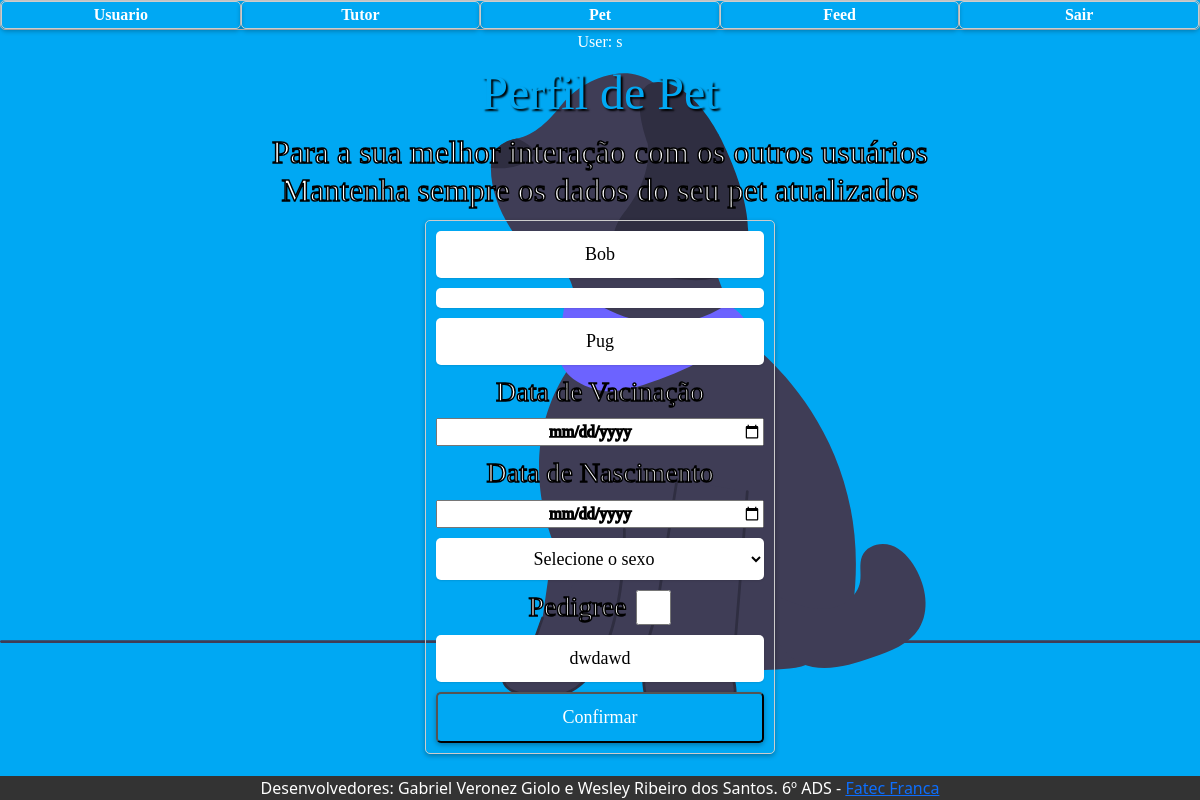
/perfil/pet/ (signed in), run on an earlier commit of the app's database.
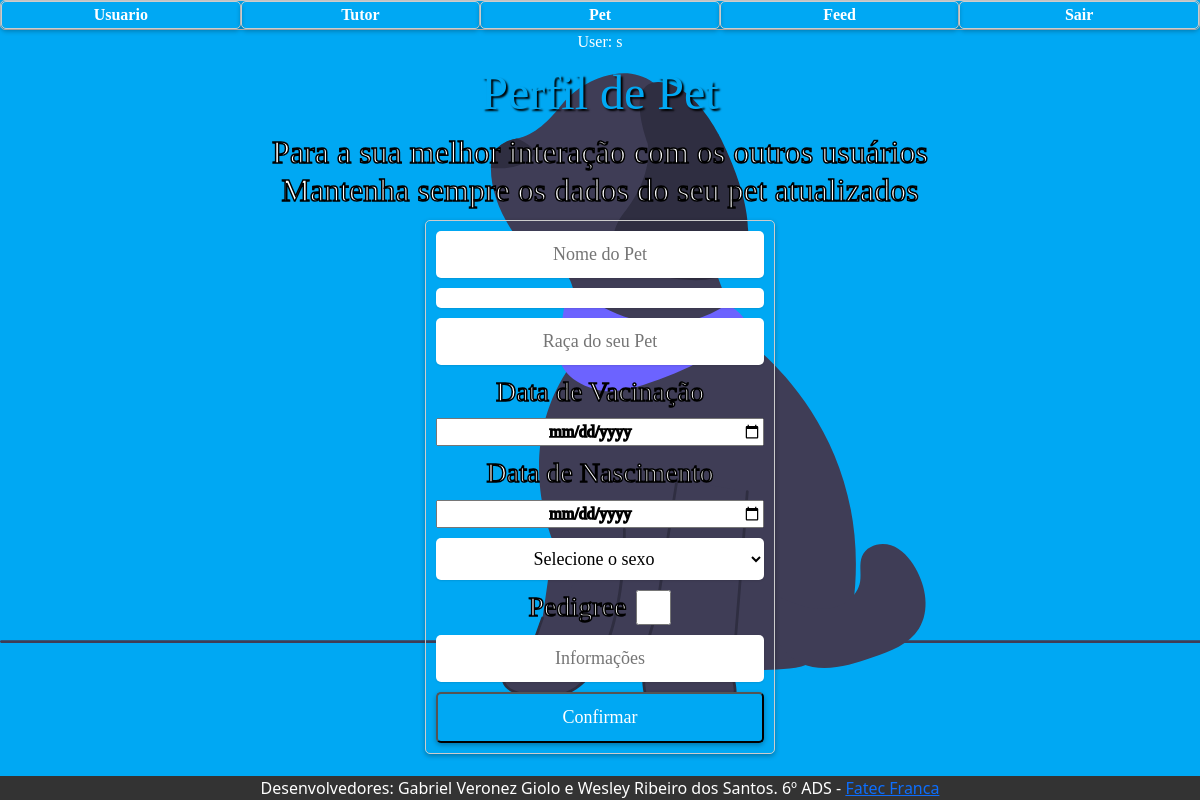
And on a later commit of the database.
### perfil/models.py (models this page shows, shortened)
class Pet(models.Model):
    SEXO_CHOICES = (('F', 'Feminino'), ('M', 'Masculino'))
    user = models.ForeignKey(User, on_delete=models.CASCADE) # user é obrigatório e deleta dados relacionados
    pet = models.CharField(max_length=100)
    fotos = models.ImageField(upload_to='pet_photos/', null=True, blank=True)  # Altere 'pet_photos/' para o diretório desejado
    raca = models.CharField(max_length=50)
    dtVaci = models.DateField()
    dtNasc = models.DateField()
    sexo = models.CharField(max_length=1, choices=SEXO_CHOICES)
    pedigree = models.BooleanField(default=False)  # Valor padrão adicionado
    obs = models.TextField(null=True, blank=True)

### perfil/views.py (the view, shortened to what this page needs)
# urls.py: path('pet/', views.pet, name="pet"),
def pet(request):
    if not request.user.is_authenticated:
        return redirect('/')
    if request.method == "GET":
        dados_pet = Pet.objects.filter(user=request.user).first()
        if dados_pet:
            return render(request, 'pet.html', {'pet': dados_pet})
        else:
            return render(request, 'pet.html', {'pet': None}) #('','','')})

### perfil/templates/pet.html (shortened to what this page needs)
{% extends 'base.html' %}{% load static %}
{% block 'cabecalho' %} <link rel="stylesheet" href="{% static 'perfil/css/pet.css'%}"> {% endblock %}
{% block 'conteudo' %}
    <div class="container">
        <h3 class="slogan">Perfil de Pet</h3>
        <h2 class='texto'>Para a sua melhor interação com os outros usuários<br>
            Mantenha sempre os dados do seu pet atualizados</h2>
        <form class="form" action="{% url 'pet' %}" method="POST">{% csrf_token %}
            <input class="input" type="texto" name="pet" placeholder="Nome do Pet" required value="{{pet.pet}}" autofocus>
            <input class="input" type="image" id="fotos" placeholder="Adicionar..." required value="{{ fotos }}">
            <input class="input" type="texto" name="raca" placeholder="Raça do seu Pet" required value="{{pet.raca}}">
            <h3 class="texto">Data de Vacinação</h3>
            <input class="texto" type="date" name="dtVaci" required value="{{ pet.dtVaci }}">
            <h3 class="texto">Data de Nascimento</h3>
            <input class="texto" type="date" name="dtNasc" required value="{{ pet.dtNasc }}">
            <select class="input" name="sexo" required>
                <option value="">Selecione o sexo</option>
            </select>
            <div class="pedigre">
                <h3 class="texto">Pedigree</h3>
                <input class="check" type="checkbox" name="pedigree" value="1"{% if pedigree == "1" %} checked{% endif %}>
            </div>
            <input class="input" type="text" name="obs" placeholder="Informações" required value="{{ pet.obs }}">
            <div class="botoes">
                <input class="botao" type="submit" value="Confirmar">
            </div>
        </form>
    </div>
{% endblock 'conteudo' %}

### templates/base.html (shortened to what this page needs)
{% load static %}
<html lang="pt-br">
    <head>
        <link href="https://cdn.jsdelivr.net/npm/bootstrap@5.3.2/dist/css/bootstrap.min.css" rel="stylesheet">
        <link rel="stylesheet" href="{% static 'geral/css/base.css' %}">
        {% block 'cabecalho' %} {% endblock %}
    </head>
    <body>
        {% if request.user.is_authenticated %}
            <menu class="menu">
                <button onclick="window.location.href = '{% url "usuario" %}'">Usuario</button>
                <button onclick="window.location.href = '{% url "tutor" %}'">Tutor</button>
                <button onclick="window.location.href = '{% url "pet" %}'">Pet</button>
                <button onclick="window.location.href = '{% url "/" %}'">Feed</button>
                <button onclick="window.location.href = '{% url "logout" %}'">Sair</button>
            </menu>
            <p class="user">User: {{ request.user }}</p>
        {% endif %}
        {% block 'conteudo' %} {% endblock %}
    </body>
    <footer>
        <p>Desenvolvedores: Gabriel Veronez Giolo e Wesley Ribeiro dos Santos. 6º ADS - <a href="http://site.fatecfranca.edu.br" target="_blank">Fatec Franca</a></p>
    </footer>
</html>

### templates/static/geral/css/base.css (style rules this page uses)
body { background-color: #00a8f3; background-repeat: no-repeat; background-position: center center; background-size: contain; background-attachment: fixed; }
.menu { width: 100%; transition: 0.1s; display: flex; justify-content: space-around; align-items: center; border: 1px solid #ccc; border-radius: 5px; padding-left: 0; margin: 0; }
.menu button { border: 1px solid #ccc; border-radius: 5px; font-weight: bold; background: transparent; cursor: pointer; color: white; font-family: 'Great Vibes', cursive; box-shadow: 0 2px 5px rgba(0, 0, 0, 0.3); transition: background-color 0.3s ease; width: 100%; margin-bottom: 0; }
.user { text-align: center; font-family: 'Great Vibes', cursive; color: #fff; }
.container { width: 100%; height: 90%; display: flex; flex-direction: column; align-items: center; justify-content: flex-end; margin-top: -70px; }
.slogan { font-family: 'Great Vibes', cursive; font-size: clamp(40px, 4vw, 100px); color: #00a8f3; text-align: center; text-shadow: 2px 2px 2px rgba(0, 0, 0, 1); margin-bottom: 1%; }
.texto { font-family: 'Great Vibes', cursive; text-align: center; color: #fff; -webkit-text-stroke-width: 1.5px; -webkit-text-stroke-color: black; margin-bottom: 0; }
.form { display: flex; justify-content: center; flex-direction: column; gap: 10px; width: 350px; margin: 10px; border: 1px solid #ccc; border-radius: 5px; padding: 10px; box-shadow: 0 2px 5px rgba(0, 0, 0, 0.3); }
.form .input { font-family: 'Great Vibes', cursive; text-align: center; font-size: 18px; padding: 10px; border-radius: 5px; background-color: rgb(255, 255, 255); border: none; box-shadow: 0 1px 2px rgba(0, 0, 0, 0.1); width: 100%; }
.form .botoes { display: flex; width: 100%; }
.form .botao { font-family: 'Great Vibes', cursive; text-align: center; font-size: 18px; padding: 10px; background-color: #00a8f3; border-radius: 5px; color: #fff; box-shadow: 0 2px 5px rgba(0, 0, 0, 0.3); transition: background-color 0.3s ease; width: 100%; margin-bottom: 0; }
footer { background-color: #333; color: white; text-align: center; width: 100%; position: fixed; bottom: 0; }
p { margin-top: 0; margin-bottom: 0; }

### templates/static/perfil/css/pet.css (style rules this page uses)
body { background-image: url("/static/perfil/img/pet.svg"); }
.container { justify-content: center; margin-top: 0px; }
.pedigre { display: flex; justify-content: center; }
.pedigre .check { height: 35px; width: 35px; transform: scale(1); margin-left: 10px; }

What changed in the data, as far as the page shows it:
removed Pet: pet "Bob", raca "Pug", obs "dwdawd"
